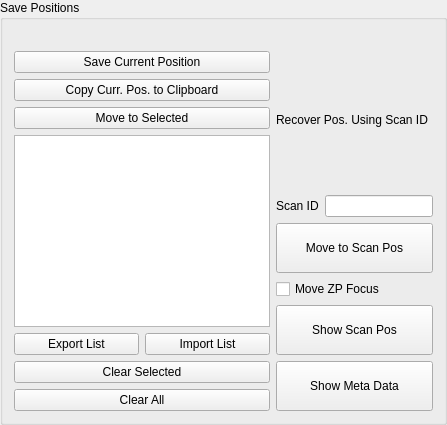
                  <widget class="QGroupBox" name="groupBox_37">
                   <property name="sizePolicy">
                    <sizepolicy hsizetype="Fixed" vsizetype="Preferred">
                     <horstretch>0</horstretch>
                     <verstretch>0</verstretch>
                    </sizepolicy>
                   </property>
                   <property name="title">
                    <string>Save Positions</string>
                   </property>
                   <layout class="QGridLayout" name="gridLayout_120">
                    <item row="1" column="1">
                     <layout class="QVBoxLayout" name="verticalLayout_8">
                      <item>
                       <widget class="QLabel" name="label_163">
                        <property name="text">
                         <string>Recover Pos. Using Scan ID</string>
                        </property>
                       </widget>
                      </item>
                      <item>
                       <layout class="QHBoxLayout" name="horizontalLayout_6">
                        <item>
                         <widget class="QLabel" name="label_164">
                          <property name="sizePolicy">
                           <sizepolicy hsizetype="Preferred" vsizetype="Fixed">
                            <horstretch>0</horstretch>
                            <verstretch>0</verstretch>
                           </sizepolicy>
                          </property>
                          <property name="text">
                           <string>Scan ID</string>
                          </property>
                         </widget>
                        </item>
                        <item>
                         <widget class="QLineEdit" name="le_sid_position_zp">
                          <property name="sizePolicy">
                           <sizepolicy hsizetype="Preferred" vsizetype="Fixed">
                            <horstretch>0</horstretch>
                            <verstretch>0</verstretch>
                           </sizepolicy>
                          </property>
                         </widget>
                        </item>
                       </layout>
                      </item>
                      <item>
                       <widget class="QPushButton" name="pb_recover_scan_pos_zp">
                        <property name="sizePolicy">
                         <sizepolicy hsizetype="Preferred" vsizetype="Fixed">
                          <horstretch>0</horstretch>
                          <verstretch>0</verstretch>
                         </sizepolicy>
                        </property>
                        <property name="text">
                         <string>
Move to Scan Pos
</string>
                        </property>
                       </widget>
                      </item>
                      <item>
                       <widget class="QCheckBox" name="cb_sid_moveZPZ">
                        <property name="text">
                         <string>Move ZP Focus</string>
                        </property>
                       </widget>
                      </item>
                      <item>
                       <widget class="QPushButton" name="pb_show_scan_pos_zp">
                        <property name="sizePolicy">
                         <sizepolicy hsizetype="Preferred" vsizetype="Fixed">
                          <horstretch>0</horstretch>
                          <verstretch>0</verstretch>
                         </sizepolicy>
                        </property>
                        <property name="text">
                         <string>
Show Scan Pos
</string>
                        </property>
                       </widget>
                      </item>
                      <item>
                       <widget class="QPushButton" name="pb_print_scan_meta_zp">
                        <property name="sizePolicy">
                         <sizepolicy hsizetype="Preferred" vsizetype="Fixed">
                          <horstretch>0</horstretch>
                          <verstretch>0</verstretch>
                         </sizepolicy>
                        </property>
                        <property name="text">
                         <string>
Show Meta Data
</string>
                        </property>
                       </widget>
                      </item>
                     </layout>
                    </item>
                    <item row="1" column="0">
                     <layout class="QGridLayout" name="gridLayout_121">
                      <item row="0" column="0">
                       <layout class="QGridLayout" name="gridLayout_122">
                        <item row="0" column="0">
                         <layout class="QHBoxLayout" name="horizontalLayout_38">
                          <item>
                           <widget class="QPushButton" name="pb_save_pos_zp">
                            <property name="sizePolicy">
                             <sizepolicy hsizetype="Preferred" vsizetype="Fixed">
                              <horstretch>0</horstretch>
                              <verstretch>0</verstretch>
                             </sizepolicy>
                            </property>
                            <property name="styleSheet">
                             <string notr="true"/>
                            </property>
                            <property name="text">
                             <string>Save Current Position</string>
                            </property>
                           </widget>
                          </item>
                         </layout>
                        </item>
                        <item row="3" column="0">
                         <widget class="QPushButton" name="pb_move_pos_zp">
                          <property name="sizePolicy">
                           <sizepolicy hsizetype="Preferred" vsizetype="Fixed">
                            <horstretch>0</horstretch>
                            <verstretch>0</verstretch>
                           </sizepolicy>
                          </property>
                          <property name="styleSheet">
                           <string notr="true"/>
                          </property>
                          <property name="text">
                           <string>Move to Selected</string>
                          </property>
                         </widget>
                        </item>
                        <item row="1" column="0">
                         <widget class="QPushButton" name="pb_copy_curr_pos_zp">
                          <property name="toolTip">
                           <string>motor values to clipboard</string>
                          </property>
                          <property name="text">
                           <string>Copy Curr. Pos. to Clipboard</string>
                          </property>
                         </widget>
                        </item>
                       </layout>
                      </item>
                      <item row="1" column="0">
                       <widget class="QListWidget" name="zp_sample_roi_list_widget">
                        <property name="sizePolicy">
                         <sizepolicy hsizetype="Preferred" vsizetype="Expanding">
                          <horstretch>0</horstretch>
                          <verstretch>0</verstretch>
                         </sizepolicy>
                        </property>
                       </widget>
                      </item>
                      <item row="2" column="0">
                       <layout class="QGridLayout" name="gridLayout_123">
                        <item row="0" column="0">
                         <layout class="QHBoxLayout" name="horizontalLayout_80">
                          <item>
                           <widget class="QPushButton" name="pb_roiList_export_zp">
                            <property name="text">
                             <string>  Export List  </string>
                            </property>
                           </widget>
                          </item>
                          <item>
                           <widget class="QPushButton" name="pb_roiList_import_zp">
                            <property name="text">
                             <string>   Import List   </string>
                            </property>
                           </widget>
                          </item>
                         </layout>
                        </item>
                        <item row="2" column="0">
                         <widget class="QPushButton" name="pb_roiList_clear_zp">
                          <property name="text">
                           <string>Clear All</string>
                          </property>
                         </widget>
                        </item>
                        <item row="1" column="0">
                         <widget class="QPushButton" name="pb_roiList_clear_sel_zp">
                          <property name="text">
                           <string>Clear Selected</string>
                          </property>
                         </widget>
                        </item>
                       </layout>
                      </item>
                     </layout>
                    </item>
                    <item row="0" column="0">
                     <widget class="QLabel" name="label_45">
                      <property name="text">
                       <string/>
                      </property>
                     </widget>
                    </item>
                   </layout>
                  </widget>
